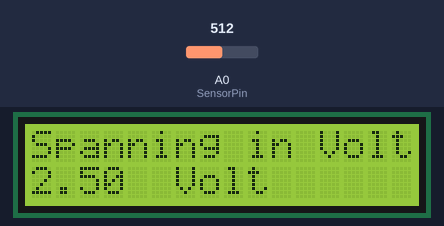
The sketch below on a simulated Arduino Uno, built with avr-gcc and run on an emulated ATmega328P. Parts: 16×2 character LCD. The test bench sets the inputs (shaded band); at power-on: A0 (SensorPin) = 512.

Above: at 1.2 s.
1.3 s: A0 (SensorPin) set to 716
At 2.4 s:
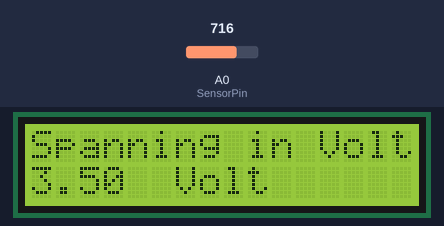
3.3 s: A0 (SensorPin) set to 900
At 3.9 s:
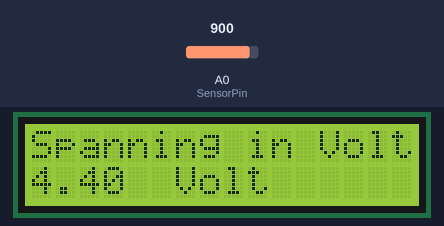
5.1 s: A0 (SensorPin) set to 1023
At 6.6 s:
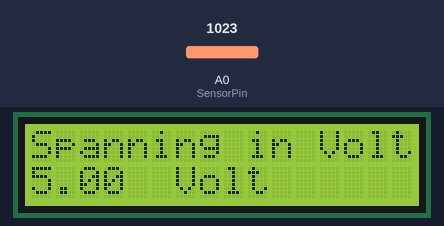
Timing chart, 0 to 8.1 s (numbered marks = the images above; inputs shaded):
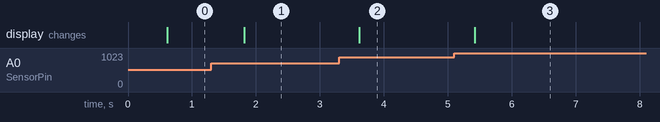

Measured:
- after the input at 1.3 s, the display: changes after 0.51 s (image 1)
- after the input at 3.3 s, the display: changes after 0.32 s (image 2)
- after the input at 5.1 s, the display: changes after 0.32 s (image 3)

The sketch:

2_Meten_zonder_delays.ino
```cpp
// Hobbyelectronica Backpack shield

#include <Wire.h>
#include <LiquidCrystal_I2C.h>

LiquidCrystal_I2C MyDisplay(0x27, 2, 1, 0, 4, 5, 6, 7, 3, POSITIVE);  // Set the LCD I2C address

int SensorPin = A0;       // Input van de potmeter
int meetwaarde = 0;       // Een spanning, te meten op A0
float echtewaarde = 0;    // float is een getal met decimalen

const int Measure_Period = 600;    // Update measurement every 600 msec.
unsigned long time_to_Measure = 0;

void setup()
{
  MyDisplay.begin(16, 2);
  MyDisplay.setCursor(0, 0);
  MyDisplay.print("Spanning in Volt");
}

void loop()
{
  Spannings_Meting();
}

void Spannings_Meting() {
  if ((millis() - time_to_Measure) > Measure_Period)  {
    meetwaarde = analogRead(SensorPin);        // lees de meetwaarde:
    echtewaarde = map(meetwaarde, 0, 1023, 0, 5000) / 1000.; // Reken de meetwaarde om naar 0-5 Volt door te delen door 1000
    time_to_Measure = millis();
    MyDisplay.setCursor(0, 1);
    MyDisplay.print(echtewaarde, 2);
    MyDisplay.print("  Volt");
  }
}
```
